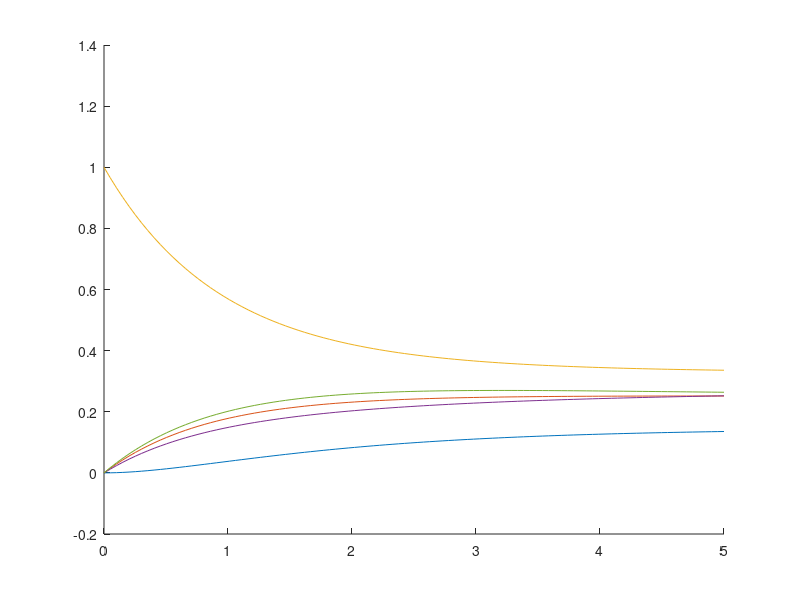

Source code (MATLAB):
% Laplacian with weighted edges

%    .8
% 2 ---- 3 
% |      | \.9
% |.2 .7 |   5
% |      | /.1
% 1 ---- 4
%    .5

% adjacent matrix includes weight and loops
x_11 = 0;
x_22 = 1;
x_33 = 1;
x_44 = 1;
x_55 = 1;

A = [x_11 .2 0 .5 0;
     .2 x_22 .8 0 0;
      0 .8 x_33 .7 .9;
     .5 0 .7 x_44 .1;
      0 0 .9 .1 x_55];
% degree matrix
D = diag(sum(A));

%Laplacian

D_invsqrt = diag(1 ./ sqrt(diag(D)));
L =  eye(5) - D_invsqrt*A*D_invsqrt;

%eignevalues and vectors
[V,E] = eig(L);


disp('diagonal matrix of eigenvalues:');
disp(diag(E));

disp('Eigenvectors:');
disp(V);

% intial condition 

u0 = [0 0 1 0 0]';

% coefficients

n = length(u0);     
a = zeros(n, 1);

for j = 1:n 
v_j = V(:, j);

a(j) = dot(v_j, u0)/norm(v_j)^2;

end

t = linspace(0,5,100);
u_t = zeros(n,length(t));

for j = 1:length(t)
    u_sum = zeros(n,1);  
    
    for k = 1:n
        lambda_k = E(k,k);
        v_k = V(:,k);
        u_sum = u_sum + a(k) * exp(-lambda_k * t(j)) * v_k;
    end

    u_t(:,j) = u_sum;  % Store result
end

figure;
hold on;

for i = 1:n
    plot(t, u_t(i,:));
end
